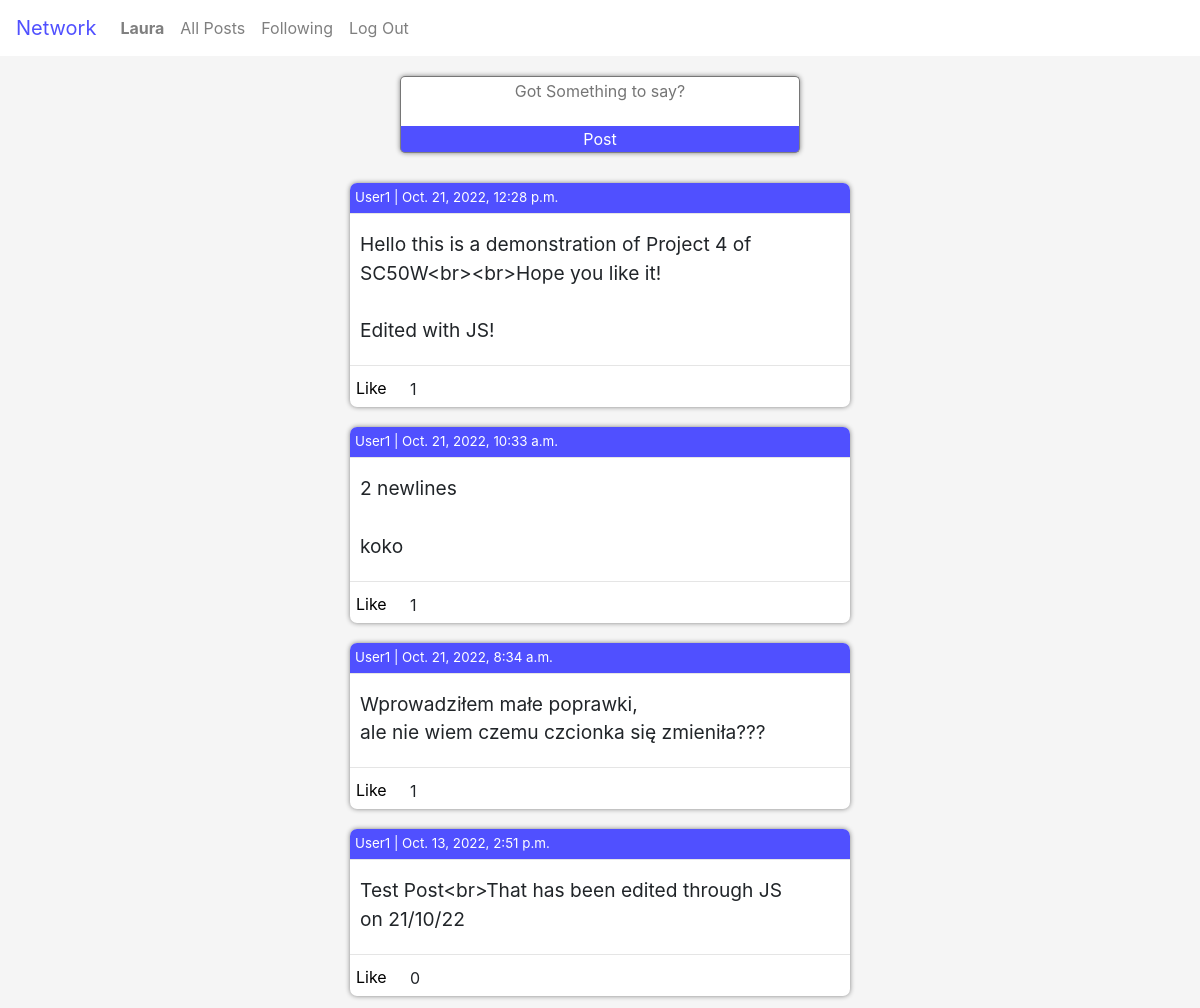
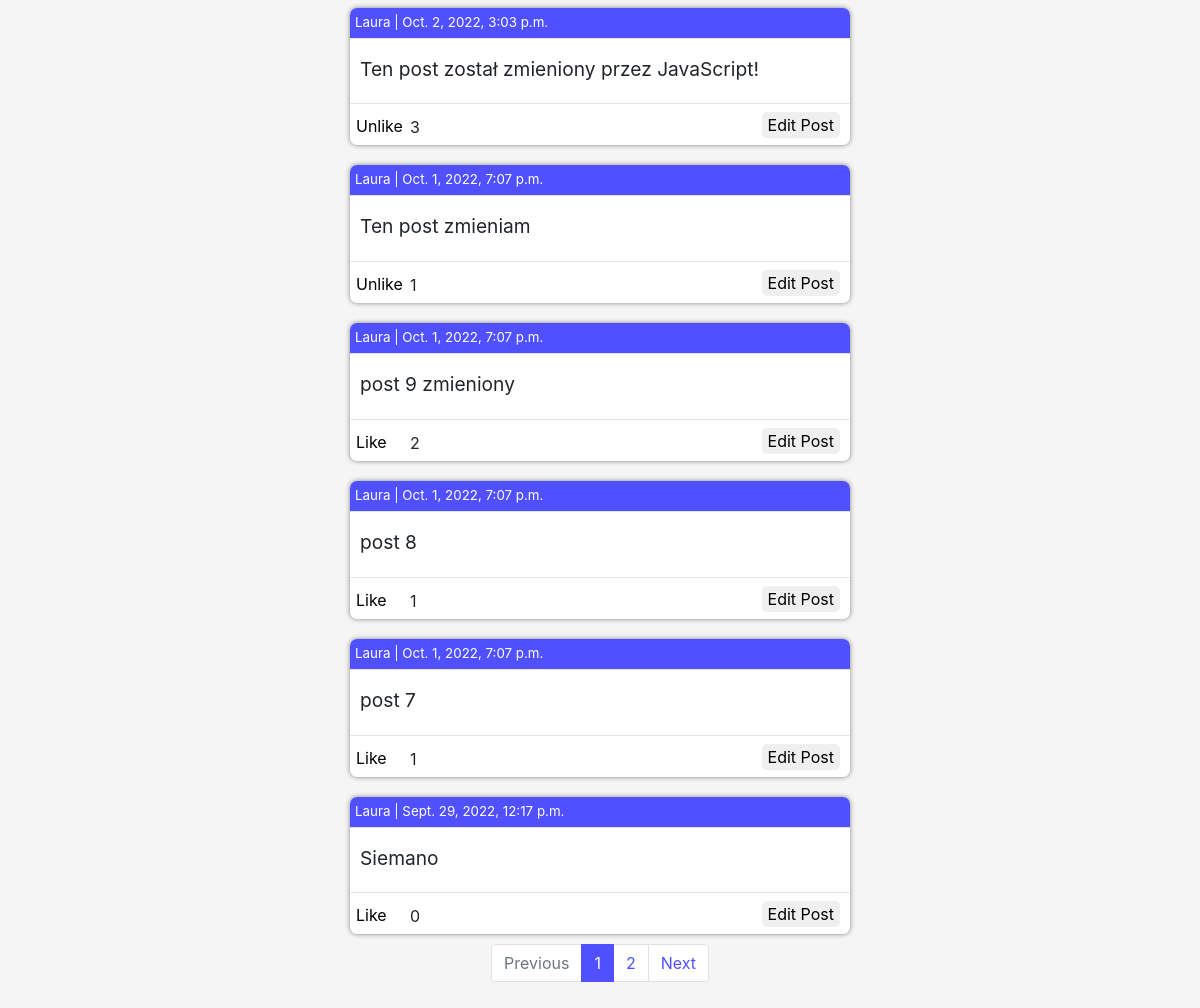
Page / (signed in) on the committed database (2 pictures, top to bottom).
### network/models.py (models this page shows)
class User(AbstractUser):
    is_following = models.ManyToManyField('self', symmetrical=False, related_name='followed_by')
    followers = models.ManyToManyField('self', symmetrical=False)
    def __str__(self):
        return f'{self.username}'

class Post(models.Model):
    poster = models.ForeignKey(User, on_delete=models.CASCADE, related_name='posts')
    timestamp = models.DateTimeField(auto_now_add=True)
    body = models.TextField(max_length=300)
    likes = models.ManyToManyField(User, related_name='likes')

### network/views.py (the view, shortened to what this page needs)
# urls.py: path("", views.index, name="index"),
def index(request):
    post_form = PostForm()
    posts = Post.objects.all().order_by('-timestamp')
    paginator = Paginator(posts, 10)
    page_number = request.GET.get('page')
    page_obj = paginator.get_page(page_number)
    context = {
       'post_form': post_form,
       'page_obj': page_obj,
       'type':'index'
    }
    return render(request, "network/index.html", context)

### network/forms.py
class PostForm(ModelForm):
  class Meta:
    model = Post
    fields = ['body']
    labels = {
      'body': ''
    }
    widgets = {
      'body' : Textarea(attrs=
                        {'cols': 40,
                        'rows': 10,
                        'placeholder' : 'Got Something to say?'
                        })
    }

### network/templates/network/index.html (shortened to what this page needs)
{% extends "network/layout.html" %}
{% block body %}
    {% if type == 'index' %}
    <div id="post_form_container">
        <form action='' method='post' id='post_form_html'>
            {{post_form}}
            <input type='submit' value="Post" id='post_button'>
        </form>
    </div>
    {% endif %}
    <div id='feed'>
    {% for post in page_obj %}
        <div class='post'>
            <div class='poster'>
                <p class='poster_text'>
                <a href='{% url 'profile'  post.poster.id %}' class='profile_link'>{{post.poster}}</a>
                | {{post.timestamp}}
                </p>
            </div>
            <hr>
            <div class='post_body' id='post_div_{{ post.id }}'>
                <p class='post_body_text' id='post_{{ post.id }}'>{{post.body|linebreaksbr}}</p>
            </div>
            <hr>
            <div class='post_likes'>
                {% if request.user.is_authenticated %}
                    {% if request.user in post.likes.all %}
                        <button class='like_button' id='like_button_{{post.id}}'>Unlike</button>
                        <p class='likes' id='likes_{{post.id}}'>{{ post.likes.all.count }}</p>
                        {% elif request.user not in post.likes.all %}
                        <button class='like_button' id='like_button_{{post.id}}'>Like</button>
                        <p class='likes' id='likes_{{post.id}}'>{{ post.likes.all.count }}</p>
                    {% endif %}
                {% else %}
                    <p class='likes' id='likes_{{post.id}}' style ="position:static/">{{ post.likes.all.count }}</p>
                {% endif %}
                {% if request.user == post.poster %}
                <button class='edit_button' id='edit_button_{{ post.id }}'>Edit Post</button>
                {% endif %}
            </div>
        </div>
    {% endfor %}
    <nav aria-label="Posts page navigation ">
        <ul class="pagination">
            {% if page_obj.has_previous%}
            <li class="page-item"><a class="page-link" href="?page={{ page_obj.previous_page_number }}">Previous</a></li>
            <li class="page-item"><a class="page-link" href="?page=1">1</a></li>
            {% else %}
            <li class="page-item disabled"><span class="page-link">Previous</span></li>
            {% endif %}
            <li class="page-item active"><span class="page-link" href="#">{{ page_obj.number }}</a></li>
            {% if page_obj.has_next %}
            <li class="page-item"><a class="page-link" href="?page={{ page_obj.next_page_number }}">{{ page_obj.next_page_number}}</a></li>
            <li class="page-item"><a class="page-link" href="?page={{ page_obj.paginator.num_pages }}">Next</a></li>
            {% else %}
            <li class="page-item disabled"><span class="page-link">Next</span></li>
            {% endif %}
        </ul>
    </nav>
    </div>
{% endblock %}

### network/templates/network/layout.html (shortened to what this page needs)
{% load static %}
<!DOCTYPE html>
<html lang="en">
    <head>
        <link rel="stylesheet" href="https://cdn.jsdelivr.net/npm/bootstrap@4.3.1/dist/css/bootstrap.min.css">
        <link href="{% static 'network/styles.css' %}" rel="stylesheet">
    </head>
    <body>
        <nav class="navbar navbar-expand-lg navbar-light">
            <a class="navbar-brand" href="{% url 'index' %}">Network</a>
            <div>
              <ul class="navbar-nav mr-auto">
                {% if user.is_authenticated %}
                    <li class="nav-item">
                        <a class="nav-link" href="{% url 'profile' request.user.id %}"><strong>{{ request.user.username }}</strong></a>
                    </li>
                {% endif %}
                <li class="nav-item">
                  <a class="nav-link" href="{% url 'index' %}">All Posts</a>
                </li>
                {% if user.is_authenticated %}
                    <li class="nav-item">
                        <a class="nav-link" href="{% url 'following' %}">Following</a>
                    </li>
                    <li class="nav-item">
                        <a class="nav-link" href="{% url 'logout' %}">Log Out</a>
                    </li>
                {% endif %}
              </ul>
            </div>
          </nav>
        <div class="body">
            {% block body %}
            {% endblock %}
        </div>
    </body>
</html>

### network/static/network/styles.css (style rules this page uses)
hr { margin-top:0 }
.navbar-light .navbar-brand { color:rgb(80, 80, 255) }
.page-item.active .page-link { background-color:rgb(80, 80, 255); border-color:rgb(80, 80, 255); }
.page-link { color: rgb(80, 80, 255); transition: 0.5s; }
#post_form_container { padding: 20px; justify-content: center; display:flex; background-color: whitesmoke; }
#id_body { border-radius:5px 5px 0 0 ; width: 400px; transition-duration: 1s; resize: none; height: 50px; display:block; border-bottom:none; text-align: center; }
#post_form_html { display:flex; justify-content: center; flex-direction: column; box-shadow: 0 0 5px gray; border-radius: 5px; }
#post_button { border-radius: 0 0 5px 5px; border:1px solid gray; border-top:none; position: relative; background-color: rgb(80, 80, 255); color:white }
#feed { padding:0 300px 10px 300px; justify-content: center; align-items: center; display: flex; flex-direction: column; background-color: whitesmoke; margin-bottom:0; }
.post { background-color: white; box-shadow:0 0 5px gray; width:500px; height:auto; min-height: 100px; margin:10px; overflow-wrap: break-word; border-radius:7px; padding:none; }
.poster { font-size: smaller; margin-bottom: none; background-color: rgb(80, 80, 255); border-radius: 7px 7px 0 0 ; padding: 5px; }
.poster_text { margin-bottom: 0; color:white }
.post_body { font-size: larger; position:relative; padding: 0 10px 0 10px; }
.post_body_text { margin: 0 0 20px 0; white-space: pre-wrap; }
.post_likes { bottom:0px; height:25px; position:relative; display:flex; flex-direction: row; margin-top:0; }
.like_button { height:25px; border:none; border-radius:0 5px 0 5px; position:absolute; left:0; background-color: transparent; transition-duration: 0.5s; bottom: 7px }
.likes { position:absolute; left:55px; padding-left:5px; bottom: -10px }
.profile_link { color:white; transition-duration: 0.5s; }
.edit_button { position: absolute; right: 10px; bottom: 7px; border: none; border-radius: 5px; transition-duration: 00.5s; }

### rows in the picture
User: user.username "Laura"
Post: poster "User1", timestamp "Oct. 21, 2022, 12:28 p.m.", body "Hello this is a demonstration of Project 4 of SC50W<br><br>Hope you like it! Edited with JS!", likes.all.count "1"
Post: poster "User1", timestamp "Oct. 21, 2022, 10:33 a.m.", body "2 newlines koko", likes.all.count "1"
Post: poster "User1", timestamp "Oct. 21, 2022, 8:34 a.m.", body "Wprowadziłem małe poprawki, ale nie wiem czemu czcionka się zmieniła???", likes.all.count "1"
Post: poster "User1", timestamp "Oct. 13, 2022, 2:51 p.m.", body "Test Post<br>That has been edited through JS on 21/10/22", likes.all.count "0"
Post: poster "Laura", timestamp "Oct. 2, 2022, 3:03 p.m.", body "Ten post został zmieniony przez JavaScript!", likes.all.count "3"
Post: poster "Laura", timestamp "Oct. 1, 2022, 7:07 p.m.", body "Ten post zmieniam", likes.all.count "1"
Post: poster "Laura", timestamp "Oct. 1, 2022, 7:07 p.m.", body "post 9 zmieniony", likes.all.count "2"
Post: poster "Laura", timestamp "Oct. 1, 2022, 7:07 p.m.", body "post 8", likes.all.count "1"
Post: poster "Laura", timestamp "Oct. 1, 2022, 7:07 p.m.", body "post 7", likes.all.count "1"
Post: poster "Laura", timestamp "Sept. 29, 2022, 12:17 p.m.", body "Siemano", likes.all.count "0"

### other values in the picture
{{ page_obj.number }} "1"
{{ page_obj.next_page_number }} "2"
